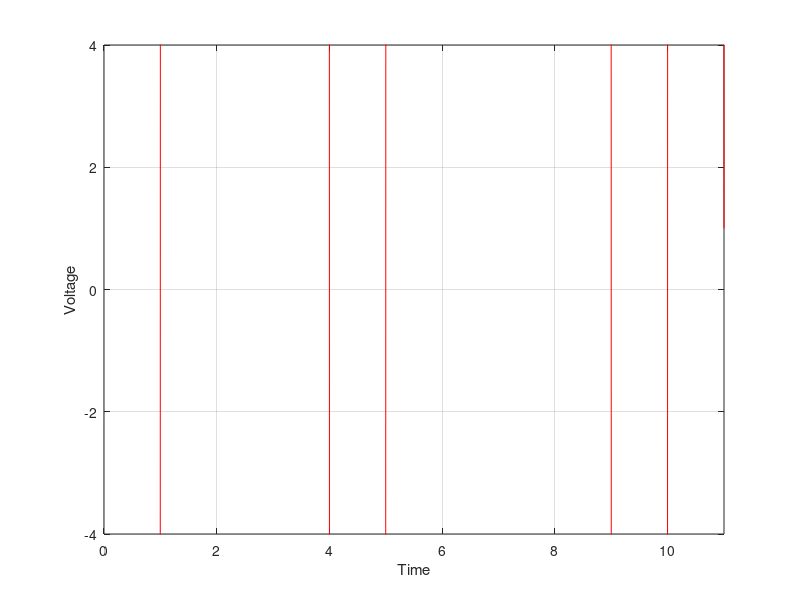

The MATLAB source for this figure:
clc;
close all;
clear;

bitstream = [1 1 0 0 1 1 0 0 0 1 1];
L = length(bitstream);
previous=input('previous voltage');
bitrate=1;

n = 500;
dt = 1/n;
x = 0:dt:L;

y = ones(1, length(x));

sign = previous;

for i=0 : L-1
    if(bitstream(i+1)==1)
        sign = sign*-1;
    end
    
    y((i*n+1) : (i+1)*n) = sign;
end

plot(x, y, 'r');
axis([0 x(end) -4 4]);
grid on;

xlabel('Time');
ylabel('Voltage');

size=length(y);
len=floor(size/L)

decode=zeros(1,L);
sign=previous;

for i=0:L-1
  if(y(i*len+1)~=sign)
    sign=sign*-1;
    decode(i+1)=1;
  end
end
disp(decode)

